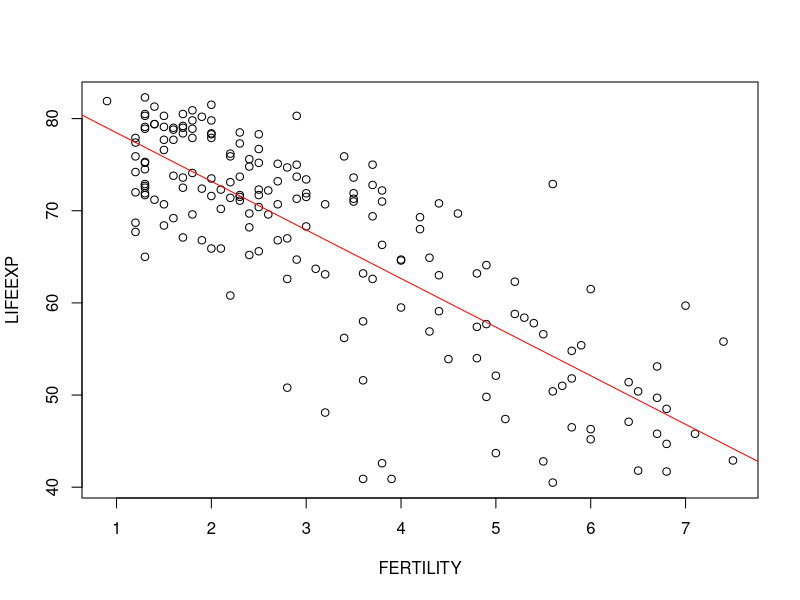
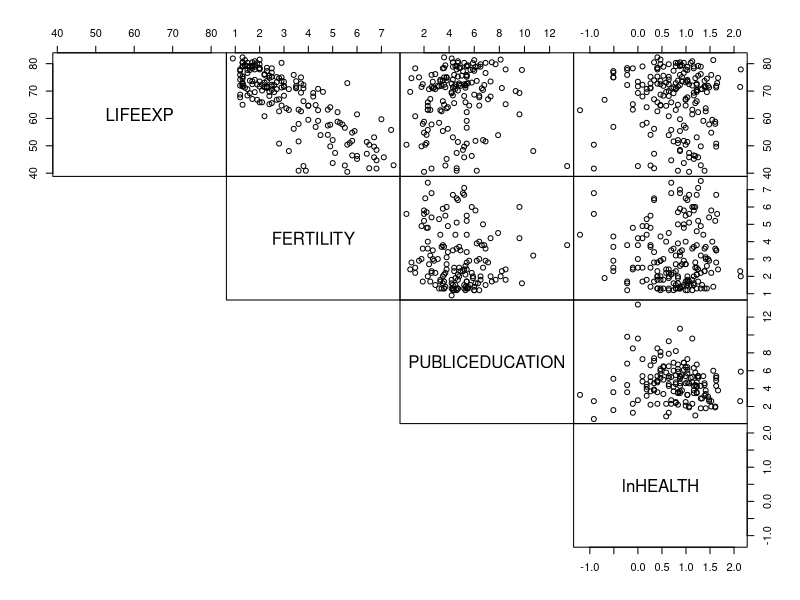

Here is the R script that generated these plots, in order:
# ###########################################################################
# #                                                                         #
# #                    FINAL ASSIGNMENT - QUESTION #1                       #
# #                                                                         #
# ###########################################################################

# 1. Examining the relation between y = LIFEEXP and x = FERTILITY.
# 2. Fit a linear regression model of LIFEEXP using the explanatory variable 
#    x = FERTILITY.
# 3. The United States has a FERTILITY rate of 2.0. Determine the fitted life 
#    expectancy.
# 4. Now fit a regression model on LIFEEXP using three explanatory variables, 
#    FERTILITY, PUBLICEDUCATION, and lnHEALTH (the natural logarithmic transform
#   of PRIVATEHEALTH).
#    a. Interpret the regression coefficient associated with public education.
#    b. Interpret the regression coefficient associated with health expenditures 
#       without using the logarithmic scale for expenditures.
#    c. Based on the model fit, is PUBLICEDUCATION a statistically significant 
#       variable? To respond to this question, use a formal test of hypothesis. 
#       State your null and alternative hypotheses, decision‐making criterion, 
#       and decision‐making rule.
# 7. Make an overall comment for the non‐statistician audience


# https://www.statology.org/how-to-report-regression-results/


setwd("~/data-sci-learning/dat201/")
df.raw = read.csv("UNLifeExpectancy.csv")

summary(df.raw)

df.raw[ is.na(df.raw$FERTILITY), ]
df.raw[ is.na(df.raw$PUBLICEDUCATION), ]

#TODO: should add some initial summary stats and cleaning

df = df.raw

# ----------------------------------------------------------------------------
# 1. Examining the relation between y = LIFEEXP and x = FERTILITY.
plot(LIFEEXP ~ FERTILITY, data = df)
cor(df$LIFEEXP, df$FERTILITY, use="complete.obs")         # -0.8067466



# ----------------------------------------------------------------------------
# 2. Fit a linear regression model of LIFEEXP using the explanatory variable 
#    x = FERTILITY.

m = lm(LIFEEXP ~ FERTILITY, data = df)
summary(m)
abline(m, col="red")

# Coefficients:
#             Estimate Std. Error t value Pr(>|t|)    
# (Intercept)  83.7381     1.0439   80.22   <2e-16 ***
# FERTILITY    -5.2735     0.2887  -18.27   <2e-16 ***
# Multiple R-squared:  0.6508,	Adjusted R-squared:  0.6489


# ----------------------------------------------------------------------------
# 3. The United States has a FERTILITY rate of 2.0. Determine the fitted life 
#    expectancy.

new_df = data.frame(FERTILITY = 2.0)
pred = predict(m, newdata=new_df, interval="confidence")

round(pred, 2)

# RESULTS:
#       fit   lwr   upr
#     73.19 72.01 74.37
#
# The fitted life expectancy for the United States is 73.2 years with a 95% 
# confidence interval of 72.0-74.4 years.



# ----------------------------------------------------------------------------
# 4. Now fit a regression model on LIFEEXP using three explanatory variables, 
#    FERTILITY, PUBLICEDUCATION, and lnHEALTH (the natural logarithmic transform
#    of PRIVATEHEALTH).

df$lnHEALTH = log(df$PRIVATEHEALTH)

pairs(~ LIFEEXP + FERTILITY + PUBLICEDUCATION + lnHEALTH,
      lower.panel=NULL, 
      gap=0, 
      data=df)

m2 = lm(LIFEEXP ~ FERTILITY + PUBLICEDUCATION + lnHEALTH, data=df)
m2.summ = summary(m2)
m2.summ

# Coefficients:
#                 Estimate Std. Error t value Pr(>|t|)    
# (Intercept)      85.6264     2.0033  42.742   <2e-16 ***
# FERTILITY        -5.3993     0.3308 -16.324   <2e-16 ***
# PUBLICEDUCATION  -0.1846     0.2685  -0.688    0.493    
# lnHEALTH         -1.0296     0.9431  -1.092    0.277    
# Multiple R-squared:  0.645,	Adjusted R-squared:  0.6378
# F-statistic: 333.7 on 1 and 179 DF,  p-value: < 2.2e-16

# ----------------------------------------------------------------------------
#    a. Interpret the regression coefficient associated with public education.

B2 = coef(m2)["PUBLICEDUCATION"]               # -0.1846076
round(B2, 3)

# According to this model, with each one-unit increase in public education we 
# expect a drop in life expectancy by 0.185 years.



# ----------------------------------------------------------------------------
#    b. Interpret the regression coefficient associated with health expenditures 
#       without using the logarithmic scale for expenditures.

# To restate our regression equation:
#            y = B0 + B1*x1 + B2*x2 + B3*log(x3)    where x3 => lnHEALTH
#
# A change in y will be calculated as: 
#      delta.y = y.new - y.old
#              = [B3 * log(x3.new)] - [B3 * log(x3.old)]
#              = B3 * [log(x3.new) - log(x3.old)]
#              = B3 * log(x3.new / x3.old)
# We can consider x3.new/x3.old as the percent change in x.  For example, a 1%
# increase in x would result in that ratio becoming 1.01.
#              = B3 * log(1.01)
#              = -0.01024474

B3 = coef(m2)["lnHEALTH"]       # -1.0296
B3 * log(1.01)                  # -0.01024474

# CONCLUSION:
# For a 1% change in health expenditure, if all other variables remain fixed, 
# the predicted change in life expectancy is reduced by 0.01 years.



# ----------------------------------------------------------------------------
#    c. Based on the model fit, is PUBLICEDUCATION a statistically significant 
#       variable? To respond to this question, use a formal test of hypothesis. 
#       State your null and alternative hypotheses, decision‐making criterion, 
#       and decision‐making rule.

# To determine the significance of PUBLICEDUCATION we begin with the assumption
# that it is not significant, that is, there is no relationship between it and 
# LIFEEXP. Therefore the slope B2 is 0.  This forms our null hypothesis.
#
#          Null Hypothesis H0: B2 = 0
#   Alternative Hypothesis Ha: B2 != 0
#
# We will perform this test with a 5% level of significance. 

alpha = 0.05

t.stat = m2.summ$coefficients[3,3]      # -0.688
p.value = m2.summ$coefficients[3,4]     #  0.493
p.value < alpha                         # FALSE

round(c("alpha"=alpha, "T"=t.stat, "P"=p.value), 3)

# Since p.value is greater than alpha, we fail to reject the null
# hypothesis.
#
# CONCLUSION:
# If we fail to reject the null hypothesis this implies that B2 is zero or, in 
# other words, is statistically insignificant and of no use in the model.  



# ----------------------------------------------------------------------------
# 7. Make an overall comment for the non‐statistician audience

# Multiple linear regression was used to test if number of children, years of 
# education and spending on health care significantly predicted life expectancy.
#
# The fitted regression model was: [fitted regression equation]
#
# The overall regression was statistically significant 
# (R2 = 0.645, F(3, 148) = 89.64, p = 0).
#
# It was found that number of children significantly predicted life expectancy.
# (β = -5.3993, p < 2e-16).
# The model predicts that for every additional child in a family, the life 
# expectancy drops by about 5 years.
#
# It was found that years of education did not significantly predict life 
# expectancy (β = -0.1846, p = 0.493).
# 
# It was found that amount spent on health care did not significantly predict 
# life expectancy (β = -1.0296, p = 0.277).





